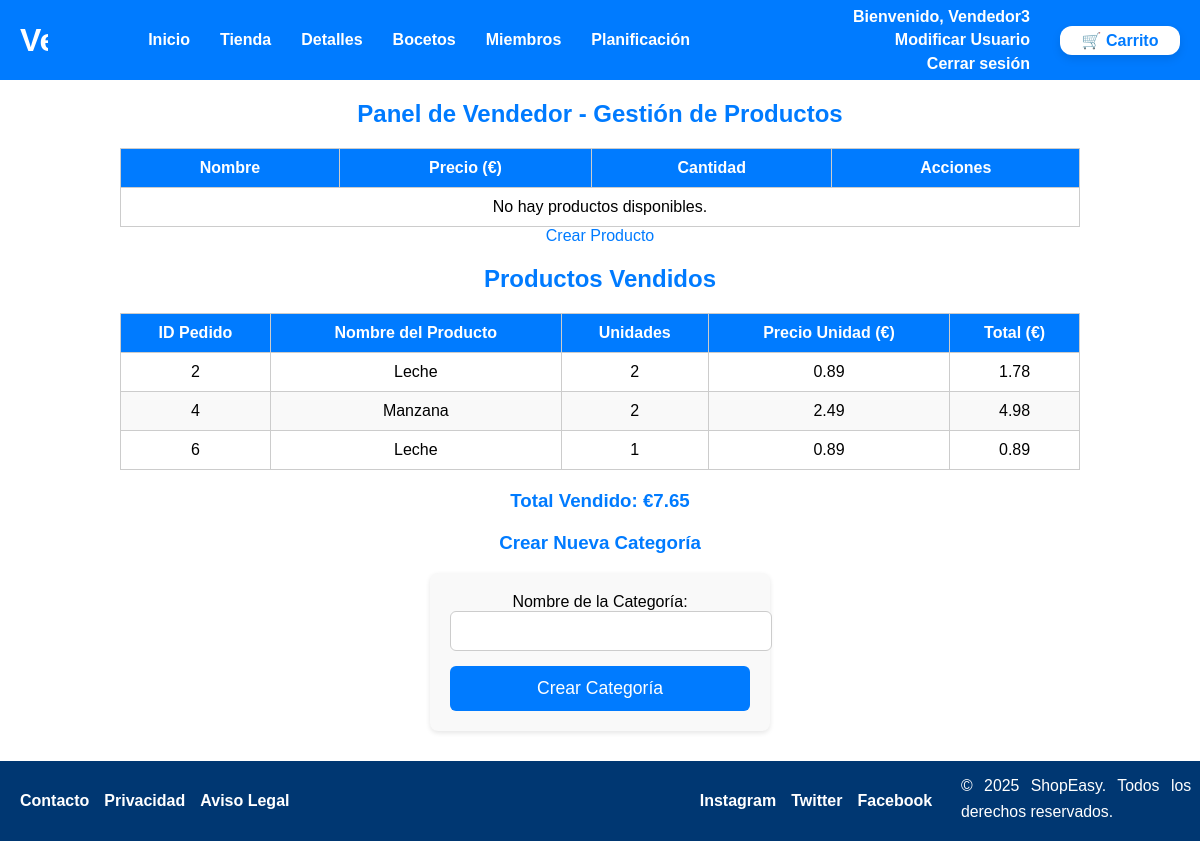
Screenshot of /vendedor.php (signed in) with the database file from the repository.
### tables this page shows
CREATE TABLE `detalles_pedido` (
  `id_pedido` int(10) NOT NULL,
  `id_producto` int(10) NOT NULL,
  `cantidad` int(5) NOT NULL,
  `precio_unidad` decimal(10,2) NOT NULL,
  `nombre` varchar(25) NOT NULL,
  `id_vendedor` int(10) NOT NULL
);

### includes/controladores/vendedorController.php (called while the page is built, shortened)
<?php
require_once RUTA_INCLUDES . 'producto.php';
require_once RUTA_INCLUDES . 'detallespedido.php';
class VendedorController {
    private $id_vendedor;
    private $detallespedido;
    public function __construct($id_vendedor = null) {
        global $conn;
        $this->detallespedido = new DetallesPedido($conn);
        if ($id_vendedor === null && isset($_SESSION['id_usuario'])) {
            $this->id_vendedor = $_SESSION['id_usuario'];
        } else {
            $this->id_vendedor = $id_vendedor;
        }
    }
    public function obtenerProductosVendidos() {
        return $this->detallespedido->obtenerProductosVendidosPorVendedor($this->id_vendedor);
    }
}
?>

### includes/detallespedido.php (called while the page is built, shortened)
<?php
class DetallesPedido {
    private $conn;
    public function __construct($conn, $data = null) {
        $this->conn = $conn;
    }
    public function obtenerProductosVendidosPorVendedor($id_vendedor) {
        $query = "SELECT dp.id_pedido, dp.nombre, dp.cantidad, dp.precio_unidad
                  FROM detalles_pedido dp
                  WHERE dp.id_vendedor = ?";
        $stmt = $this->conn->prepare($query);
        $stmt->bind_param("i", $id_vendedor);
        $stmt->execute();
        $result = $stmt->get_result();
        $productosVendidos = [];
        while ($row = $result->fetch_assoc()) {
            $productosVendidos[] = $row;
        }
        return $productosVendidos;
    }
}
?>

### vendedor.php (the view, shortened to what this page needs)
<?php
require RUTA_VISTAS . 'plantillas/plantilla2.php';
require_once RUTA_INCLUDES . 'controladores/vendedorController.php';
require_once RUTA_INCLUDES . 'formularionuevacategoria.php';
$form = new formularioNuevaCategoria();
$htmlFormNuevaCategoria = $form->gestiona();
$vendedorController = new VendedorController();
$productosVendidos = $vendedorController->obtenerProductosVendidos();
$totalVendido = 0;
?>
<main>
    <h2>Panel de Vendedor - Gestión de Productos</h2>
    <table>
        <thead>
            <tr>
                <th>Nombre</th>
                <th>Precio (€)</th>
                <th>Cantidad</th>
                <th>Acciones</th>
            </tr>
        </thead>
        <tbody>
            <?php if (!empty($productos)): ?>
                <?php foreach ($productos as $producto): ?>
                    <tr>
                        <td><?= ucfirst(htmlspecialchars($producto->getNombre())) ?></td>
                        <td><?= number_format($producto->getPrecio(), 2) ?></td>
                        <td><?= (int)$producto->getStock() ?></td>
                        <td>
                            <?php
                            $form = new formularioanadirstock($producto->getIdProducto());
                            $htmlFormAnadirStock = $form->gestiona();
                            $form2 = new formularioeliminarstock($producto->getIdProducto());
                            $htmlFormEliminarStock = $form2->gestiona();
                            ?>
                            <?= $htmlFormAnadirStock ?>
                            <?= $htmlFormEliminarStock ?>
                            <a href="controller.php?controller=vendedor&action=eliminarProducto&id=<?php echo $producto->getIdProducto(); ?>" class="btn">Eliminar Producto</a>
                            <a href="controller.php?controller=vendedor&action=modificarProducto&id=<?php echo $producto->getIdProducto(); ?>" class="btn">Modificar Producto</a>
                        </td>
                    </tr>
                <?php endforeach; ?>
            <?php else: ?>
                <tr>
                    <td colspan="4">No hay productos disponibles.</td>
                </tr>
            <?php endif; ?>
        </tbody>
    </table>
    <a href="<?= RUTA_APP . 'crearProducto.php' ?>" class="btn">Crear Producto</a>
    <h2>Productos Vendidos</h2>
    <table>
        <thead>
            <tr>
                <th>ID Pedido</th>
                <th>Nombre del Producto</th>
                <th>Unidades</th>
                <th>Precio Unidad (€)</th>
                <th>Total (€)</th>
            </tr>
        </thead>
        <tbody>
            <?php if (!empty($productosVendidos)): ?>
                <?php foreach ($productosVendidos as $producto): ?>
                    <tr>
                        <td><?= htmlspecialchars($producto['id_pedido']) ?></td>
                        <td><?= ucfirst(htmlspecialchars($producto['nombre'])) ?></td>
                        <td><?= htmlspecialchars($producto['cantidad']) ?></td>
                        <td><?= number_format($producto['precio_unidad'], 2) ?></td>
                        <td>
                            <?php
                            $totalProducto = $producto['cantidad'] * $producto['precio_unidad'];
                            $totalVendido += $totalProducto;
                            echo number_format($totalProducto, 2);
                            ?>
                        </td>
                    </tr>
                <?php endforeach; ?>
            <?php else: ?>
                <tr>
                    <td colspan="5">No se han vendido productos.</td>
                </tr>
            <?php endif; ?>
        </tbody>
    </table>
    <h3>Total Vendido: €<?= number_format($totalVendido, 2) ?></h3>
    <h3>Crear Nueva Categoría</h3>
    <?= $htmlFormNuevaCategoria ?>
</main>

### css/estilo2.css (style rules this page uses)
body { font-family: Arial, sans-serif; margin: 0; padding: 0; background-color: #ffffff; text-align: center; padding-top: 80px; flex: 1; }
a { color: #007BFF; text-decoration: none; }
h2, h3 { text-align: center; color: #007BFF; margin-top: 20px; }
h2 { font-size: 1.5em; }
table { border-collapse: collapse; margin-top: 20px; width: 80%; margin-left: auto; margin-right: auto; }
table, th, td { border: 1px solid #ccc; }
th, td { padding: 10px; text-align: center; }
th { background: #007BFF; color: white; }
tr:nth-child(even) { background: #f9f9f9; }

### css/cssHeader.css (style rules this page uses)
html, body { height: 100%; display: flex; flex-direction: column; }
main { flex: 1; padding-bottom: 100px; }
html { overflow-y: scroll; }

### rows the page displays
detalles_pedido: id_pedido "2", nombre "Leche", cantidad "2", precio_unidad "0.89", totalProducto "1.78"
detalles_pedido: id_pedido "4", nombre "Manzana", cantidad "2", precio_unidad "2.49", totalProducto "4.98"
detalles_pedido: id_pedido "6", nombre "Leche", cantidad "1", precio_unidad "0.89"

### other values shown
$_SESSION['nombre'] "Vendedor3"
$totalVendido "7.65"
